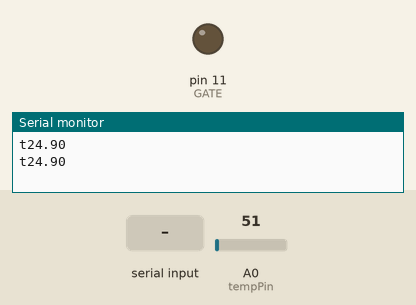
The sketch below on a simulated Arduino Uno, built with avr-gcc and run on an emulated ATmega328P. Parts: output pins drawn as LEDs (lit = HIGH), the last lines printed to the serial monitor. Inputs (shaded band) come from the test bench; at power-on: A0 (tempPin) = 51.

Above: at 1.2 s.
1.3 s: "r" received over Serial
At 2.3 s:
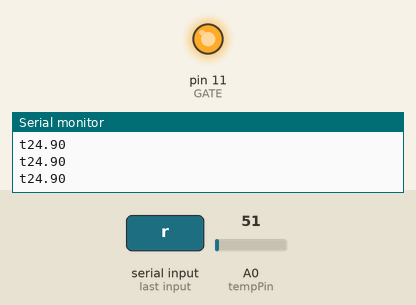
3.5 s: "l" received over Serial
At 5.1 s:
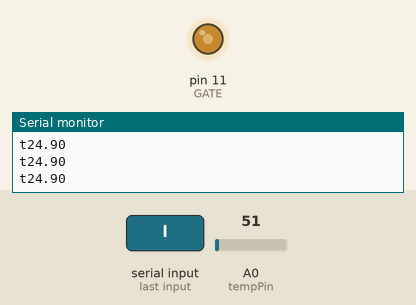
5.5 s: "r" received over Serial
At 6.6 s:
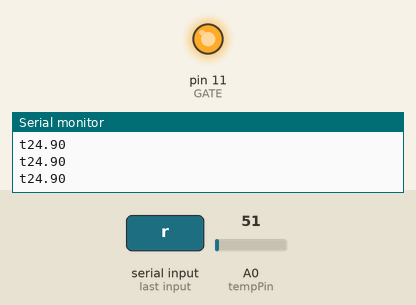
Timing chart, 0 to 8.5 s (numbered marks = the images above; inputs shaded):
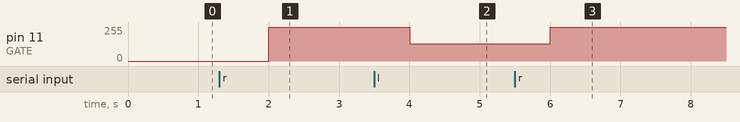

The sketch:

fan_control.ino
```cpp
#include <SoftwareSerial.h>
#define GATE 11
float anValue;
float tempC;
int tempPin= 0; // sensor output pin
int message = 0; // This will hold one byte of the serial message
void setup() {
  // put your setup code here, to run once:
  pinMode(GATE,OUTPUT);
  digitalWrite(GATE,LOW);
 Serial.begin(9600); // opens serial port to communicate with temp sensor

}

void loop() {
  // put your main code here, to run repeatedly:
  anValue = analogRead(tempPin);
  tempC = (5.0*anValue*100.0)/1024.0;
  Serial.println("t"+String(tempC));


  if (Serial.available() > 0) { // Check to see if there is a new message
message = Serial.read(); // Put the serial input into the message

if (message == 'r'){ // If a capitol A is received
//LED = 255; // Set LED to 255 (on)
analogWrite(GATE,255);
//Serial.println("LED on"); // Send back LED on
}
if (message == 'l'){ // If a capitol A is received
//LED = 255; // Set LED to 255 (on)
analogWrite(GATE,128);

//Serial.println("LED on"); // Send back LED on
}
if (message == 's'){ // If a lowercase a is received
  analogWrite(GATE,0);
//LED = 0; // Set LED to 0 (off)
//Serial.write("ORANGE");
//Serial.println("LED off"); // Send back LED off
}
}

delay(1000);

  /*delay(5000);
  analogWrite(GATE,255);
  delay(10000);
  analogWrite(GATE,50);
  delay(8000);
  analogWrite(GATE,0);*/
}
```

Measured:
- after the input at 1.3 s, pin 11 (GATE): 0/255 → 255/255 after 0.70 s
- after the input at 3.5 s, pin 11 (GATE): 255/255 → 128/255 after 0.50 s
- after the input at 5.5 s, pin 11 (GATE): 128/255 → 255/255 after 0.50 s
